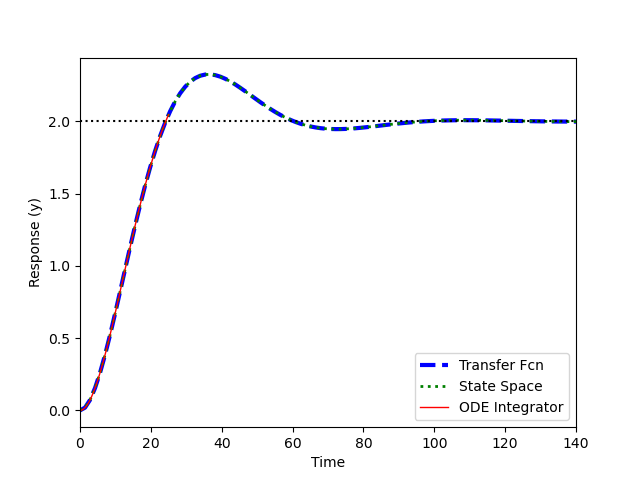

The Python source for this figure:
import numpy as np
from scipy import signal
import matplotlib.pyplot as plt
from scipy.integrate import odeint

# tau * dy2/dt2 + 2*zeta*tau*dy/dt + y = Kp*u
Kp = 2.0    # gain
tau = 10.0   # time constant
zeta = 0.5 # damping factor
theta = 0.0 # no time delay
du = 1.0    # change in u

# (1) Transfer Function
num = [Kp]
den = [tau**2,2*zeta*tau,1]
sys1 = signal.TransferFunction(num,den)
t1,y1 = signal.step(sys1)

# (2) State Space
A = [[0.0,1.0],[-1.0/tau**2,-2.0*zeta/tau]]
B = [[0.0],[Kp/tau**2]]
C = [1.0,0.0]
D = 0.0
sys2 = signal.StateSpace(A,B,C,D)
t2,y2 = signal.step(sys2)

# (3) ODE Integrator
def model3(x,t):
    y = x[0]
    dydt = x[1]
    dy2dt2 = (-2.0*zeta*tau*dydt - y + Kp*du)/tau**2
    return [dydt,dy2dt2]
t3 = np.linspace(0,25,100)
x3 = odeint(model3,[0,0],t3)
y3 = x3[:,0]

plt.figure(1)
plt.plot(t1,y1*du,'b--',linewidth=3,label='Transfer Fcn')
plt.plot(t2,y2*du,'g:',linewidth=2,label='State Space')
plt.plot(t3,y3,'r-',linewidth=1,label='ODE Integrator')
y_ss = Kp * du
plt.plot([0,max(t1)],[y_ss,y_ss],'k:')
plt.xlim([0,max(t1)])
plt.xlabel('Time')
plt.ylabel('Response (y)')
plt.legend(loc='best')
plt.savefig('2nd_order.png')
plt.show()
